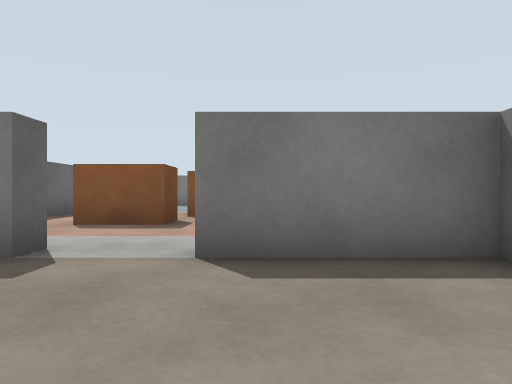
View 1 (above)

24 first-person views from a walk through a Webots world. The camera is 0.54 m above the floor, looks level and sees 70° across. The floor is counted in squares, 1 m on a side. Each view is taken from the middle of a square. On the plan, view 1 faces up. The plan holds only what a view shows up to about 9 squares ahead; the rest is blank. The robots in the file are not drawn.

View 2
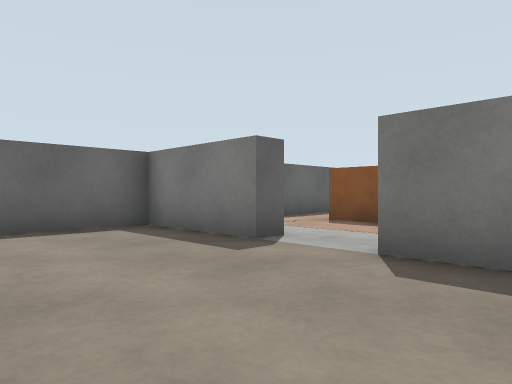

View 3
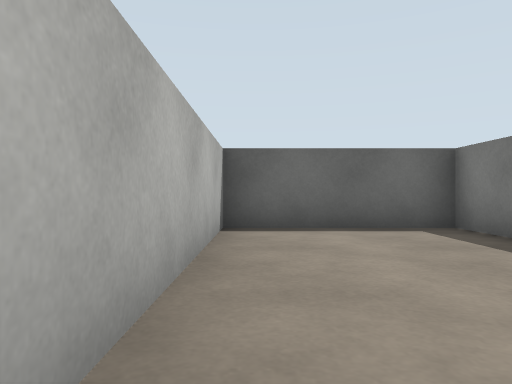

View 4
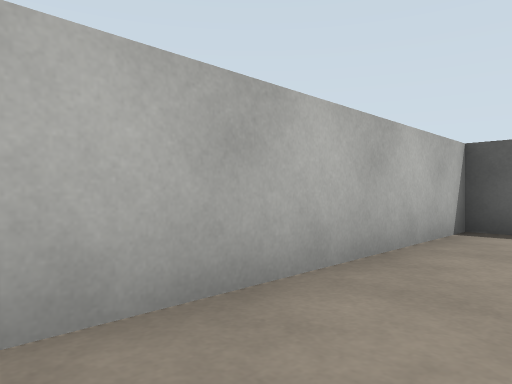

View 5
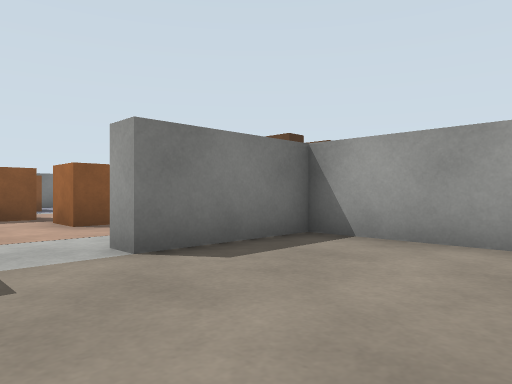

View 6
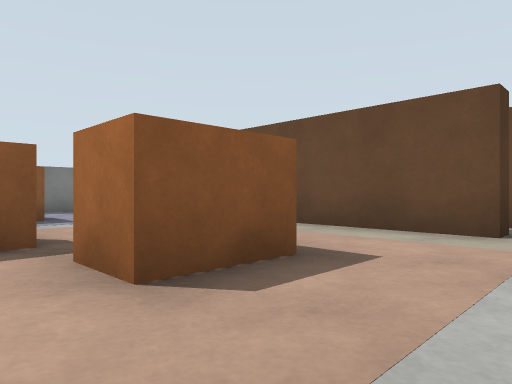

View 7
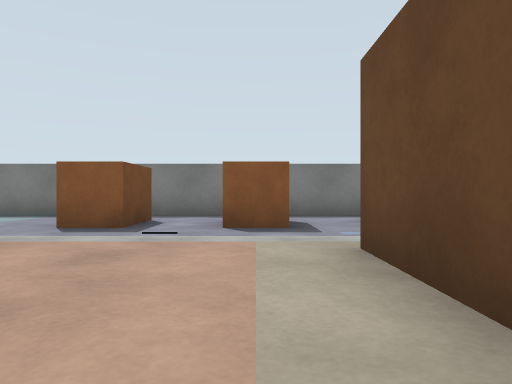

View 8
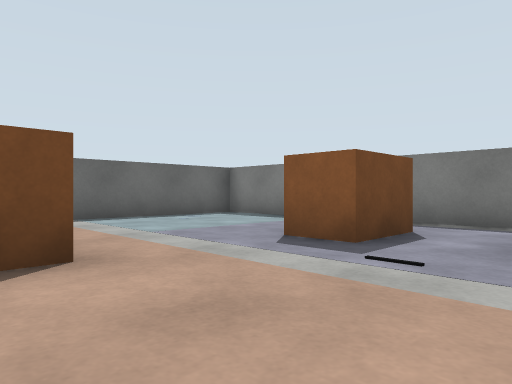

View 9
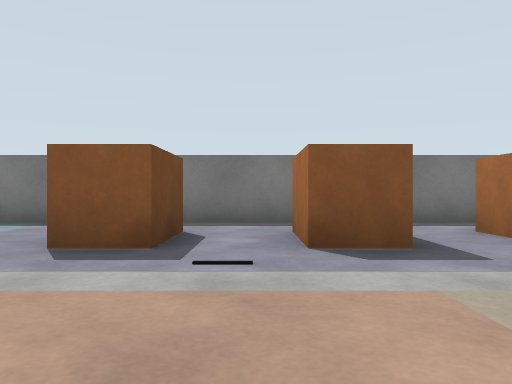

View 10
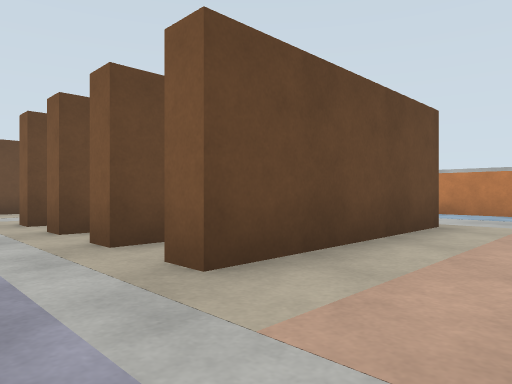

View 11
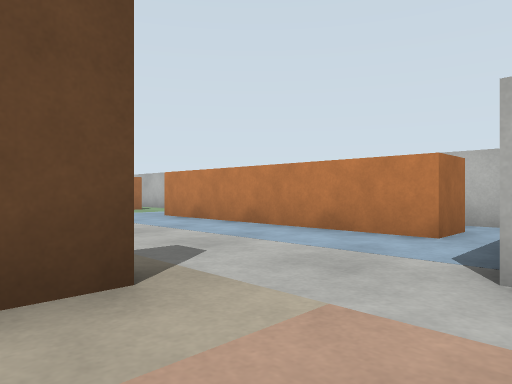

View 12
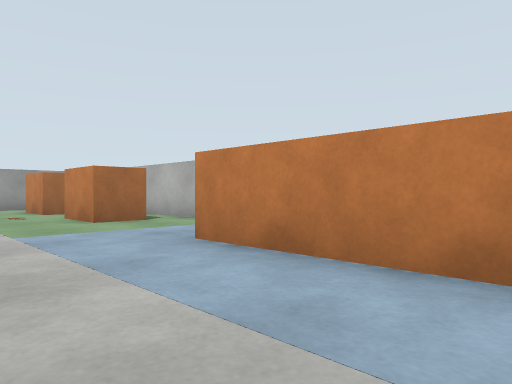

View 13
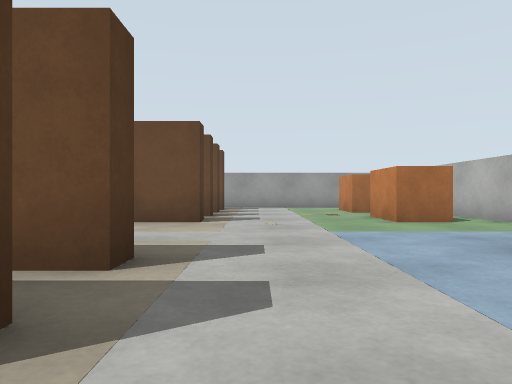

View 14
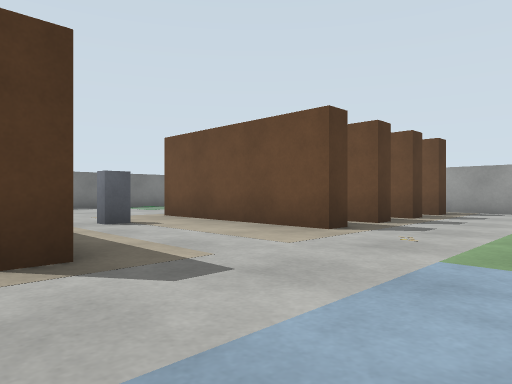

View 15
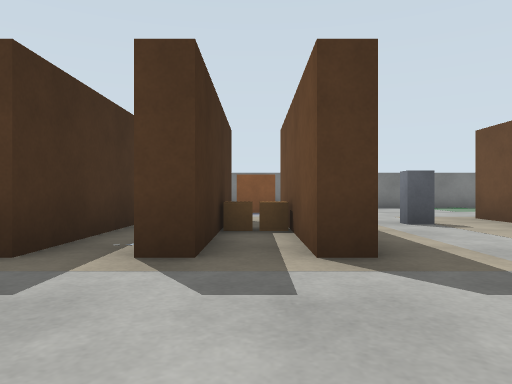

View 16
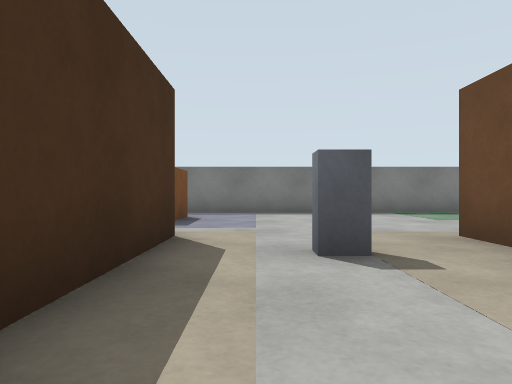

View 17
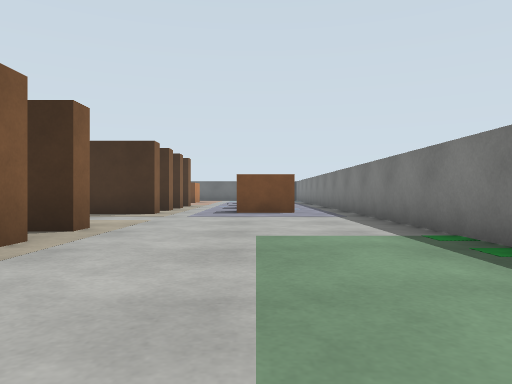

View 18
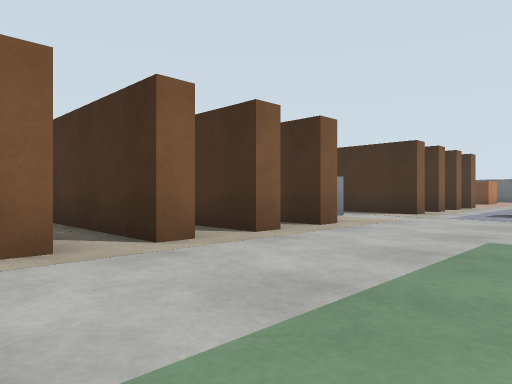

View 19
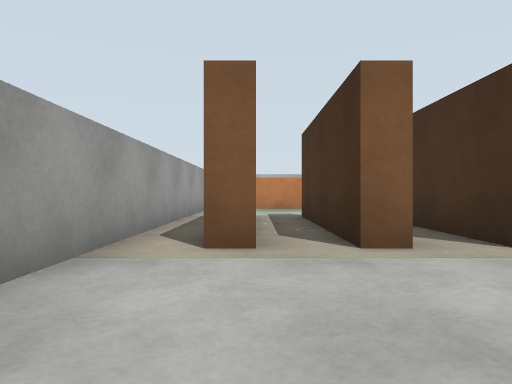

View 20
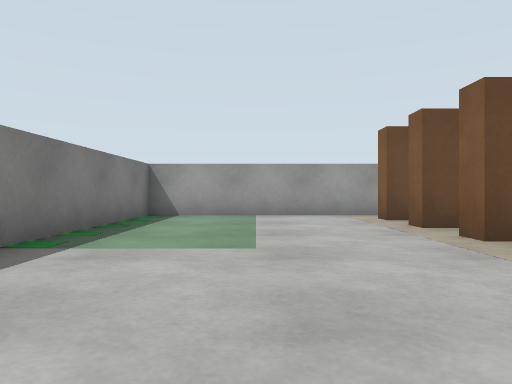

View 21
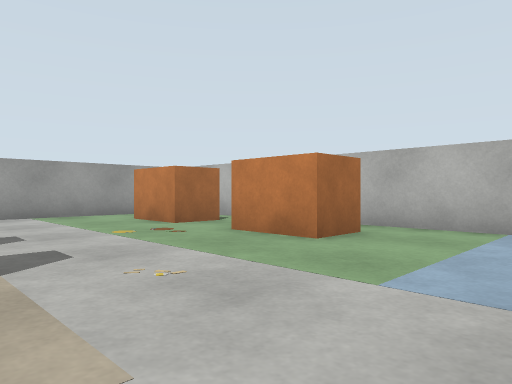

View 22
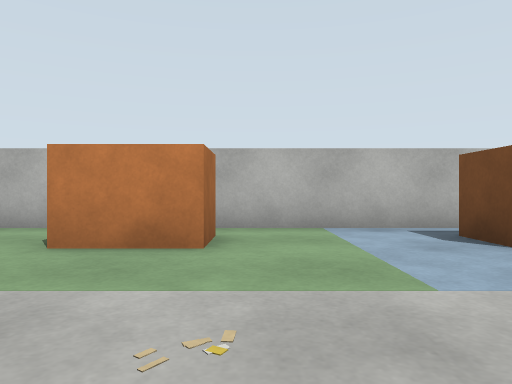

View 23
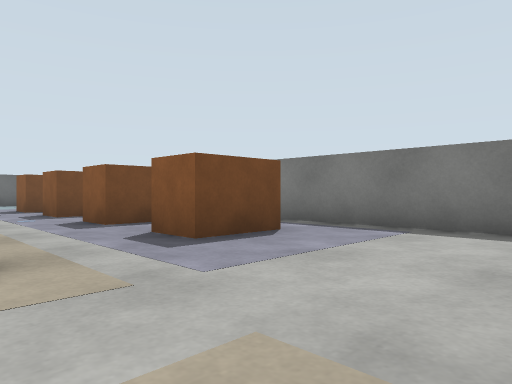

View 24
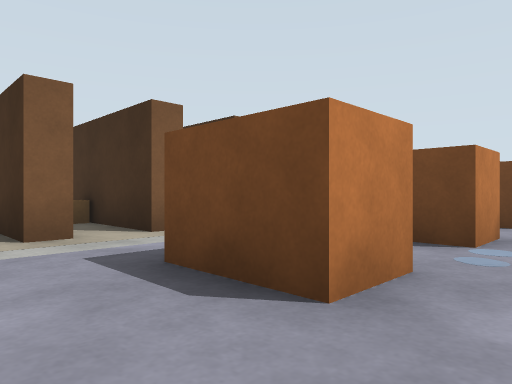

### Floor plan
Points are (right, up) in squares from view 1. A wall is a line through its corners. A room is listed if a view was taken in it or the views show most of it. See-through windows are left out.
Room 1 (views 1, 2, 3, 4, 5)
walls: (-2, 3.5) (-2, 3) (-4.5, 3) (-4.5, -0.5) (0.8, -0.5); (2, 0.6) (2, 3) (-0.5, 3) (-0.5, 3.5)
ways out: opening at (-1, 3) to room 2
Room 2 (views 6, 7, 8, 9, 10, 11, 12, 13, 14, 15, 16, 17, 18, 19, 20, 21, 22, 23, 24)
walls: (8.9, -0.5) (16.8, -0.5); (3.2, -0.5) (3.9, -0.5); (-1.6, 14.5) (-3.2, 14.5); (18.5, 0.8) (18.5, 14.5) (0.4, 14.5); (-4.5, 9) (-4.5, 6.4); (-4.5, 13.2) (-4.5, 10.5)
ways out: opening at (-1, 3) to room 1
objects: orange box (-3, 6) to (-2, 6); orange box (-3, 7) to (-2, 7); orange box (-1, 8) to (0, 8); orange box (-1, 9) to (0, 9); orange box (0, 6) to (1, 6); orange box (0, 7) to (1, 7); orange box (0, 12) to (1, 12); orange box (0, 13) to (1, 13); orange box (3, 12); orange box (3, 13); orange box (4, 1) to (9, 1); brown post (4, 5); brown post (4, 6); brown post (4, 7); brown post (4, 8); brown post (4, 9); orange box (5, 12) to (6, 12); orange box (5, 13) to (6, 13); brown post (6, 5); brown post (6, 6); brown post (6, 7); other object (6, 8); brown post (6, 9); brown post (7, 5); brown post (7, 6); brown post (7, 7); brown post (7, 8); brown post (7, 9); beige box (8, 7); orange box (8, 12); orange box (8, 13); brown post (9, 5); brown post (9, 6); brown post (9, 7); brown post (9, 8); brown post (9, 9); grey box (11, 8); orange box (13, 1) to (14, 1); brown post (13, 5); brown post (13, 6); brown post (13, 7); brown post (13, 8); brown post (13, 9); brown post (14, 5); brown post (14, 7); brown post (14, 8); brown post (14, 9); orange box (16, 1) to (17, 1); brown post (16, 5); brown post (16, 6); brown post (16, 7); brown post (16, 8); brown post (16, 9); brown post (17, 5); brown post (17, 9)

Where each view was taken, in squares from view 1:
view 1: 0 up, 0 right, facing up
view 2: 0 up, 1 right, facing up-left
view 3: 0 up, 1 right, facing left
view 4: 1 up, 1 right, facing down-left
view 5: 0 up, 2 left, facing up-right
view 6: 4 up, 1 left, facing up-right
view 7: 6 up, 3 right, facing up
view 8: 8 up, 3 right, facing up-left
view 9: 8 up, 2 right, facing up
view 10: 11 up, 2 right, facing down-right
view 11: 6 up, 2 right, facing down-right
view 12: 4 up, 6 right, facing down-right
view 13: 4 up, 6 right, facing right
view 14: 2 up, 8 right, facing up-right
view 15: 2 up, 8 right, facing up
view 16: 5 up, 10 right, facing up
view 17: 12 up, 18 right, facing left
view 18: 13 up, 18 right, facing down-left
view 19: 13 up, 17 right, facing down
view 20: 12 up, 10 right, facing right
view 21: 5 up, 10 right, facing down-right
view 22: 5 up, 12 right, facing down
view 23: 9 up, 12 right, facing up-left
view 24: 14 up, 10 right, facing down-left
